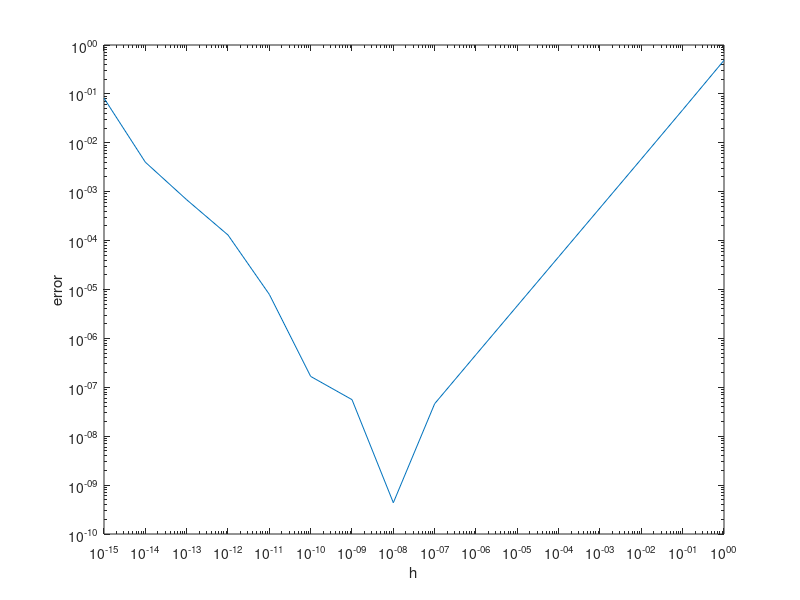

MATLAB code for this plot:
clear, clc
format long
h_exp = linspace(0,-15,16);
h = 10.^h_exp;
val = 1.2;
f = @(x) sin(x);
f_prime = @(x) cos(x);
difference = (f(val+h)-f(val))./h;
err = abs(difference-f_prime(val));
loglog(h, err)
xlabel('h')
ylabel('error')